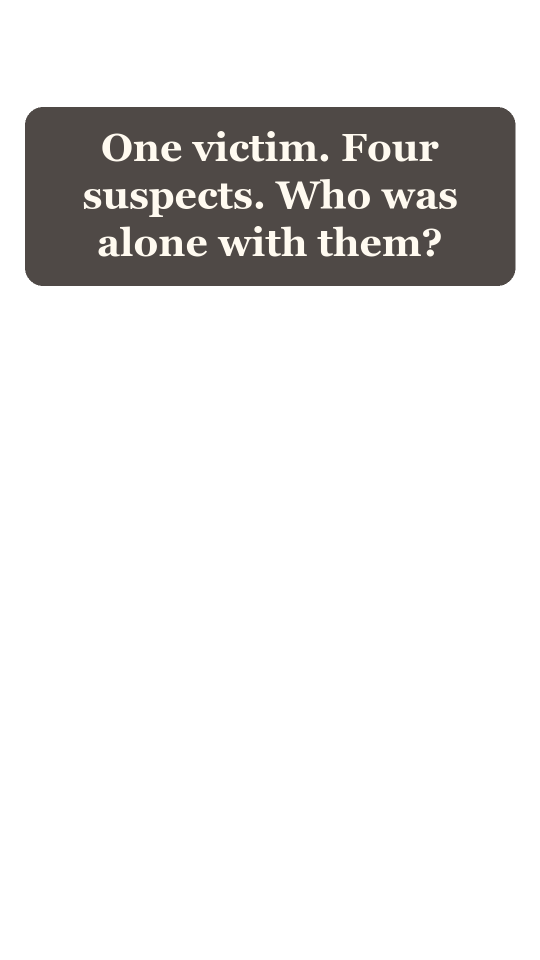
#> input picture store/social/cap-hook-en.png, 1080 x 1920 px (shown at 1/2 size)
$ python -i en_carrousel.py   (imports and definitions only)
#> lines starting #> are read from the running program, lines starting #| are printed output that depends on the picture
### store/social/week2.py
"""Builds week 2 for TikTok: 21 short "who is the killer?" riddle videos, three a day (8-14 Oct 2026).

Each video: hook in the first second, the floor plan and every statement on one screen, a countdown,
then "answer in the comments". The answer is never shown; it goes in tekst.txt to pin after 24 hours.
Needs the cases captured first: node store/social/capture.js 1:0 1:1 ...
    python3 store/social/week2.py
"""
import json, os, subprocess
from PIL import Image, ImageDraw, ImageFont
import geluid
W, H = 1080, 1920
GB = "/System/Library/Fonts/Supplemental/Georgia Bold.ttf"; GI = "/System/Library/Fonts/Supplemental/Georgia Italic.ttf"; GR = "/System/Library/Fonts/Supplemental/Georgia.ttf"
BG, CREAM, RED, GOLD, SOFT = (22, 13, 9), (250, 245, 239), (196, 62, 38), (232, 190, 120), (190, 170, 150)
F = lambda p, s: ImageFont.truetype(p, s)
OUT = "week2"

# [12 lines left out: functions wrap, center, not called in this run]

# Same order of three per day; the hook rotates so no two videos in a row open the same way.
HOOKS = ["Kun jij de dader vinden in {t} seconden?", "Ze spreken allemaal de waarheid. Wie was het?",
         "Lukt dit jou zonder te gokken?", "Eén van hen was alleen met het slachtoffer. Wie?",
         "Lees mee. Wie heeft het gedaan?", "{t} seconden. Eén dader. Jij?", "Speurneus? Bewijs het."]
SLOTS = ["12:00", "16:00", "21:00"]
DAYS = ["do 8 okt", "vr 9 okt", "za 10 okt", "zo 11 okt", "ma 12 okt", "di 13 okt", "wo 14 okt"]
CASES = ["c3-0", "c1-2", "c4-0", "c1-0", "c2-1", "c3-2", "c2-0", "c3-3", "c4-4", "c3-1", "c1-3", "c5-0",
         "c4-1", "c2-2", "c1-4", "c1-1", "c3-4", "c4-2", "c5-2", "c2-3", "c3-5"]

def board_box(src):
    """Bounding box of the dark frame around the floor plan, between the story and the suspect bar."""
    px = src.load(); bottom = next(y for y in range(330, src.height) if min(px[10, y]) > 250)
    mask = src.crop((0, 315, src.width, bottom)).convert("L").point(lambda v: 255 if v < 60 else 0)
    x0, y0, x1, y1 = mask.getbbox(); return (x0, 315 + y0, x1, 315 + y1)

# [51 lines left out: functions board_screen, end_screen, build, not called in this run]

# [4 lines that do not run on import are left out]

### store/social/en_carrousel.py
"""English photo carousels for Instagram, YouTube Shorts and TikTok, in the style of Enigmic's store pages:
light pastel background, one bold headline per slide with one coloured word, the real board large in the middle.
No AI image, so no AI label is needed. The answer goes in tekst.txt, never on a slide.
Needs English captures first:  LANG_CAPTURE=en node store/social/capture.js 3:0 1:2 ...
    python3 store/social/en_carrousel.py   (run from store/social)
"""
import json, os
from PIL import Image, ImageDraw, ImageFont
from week2 import CASES, board_box

W, H = 1080, 1920
AV = "/System/Library/Fonts/Avenir Next.ttc"
F = lambda size, idx=8: ImageFont.truetype(AV, size, index=idx)   # 8 = Heavy, 5 = Medium, 0 = Bold
INK, MUTED = (40, 34, 30), (110, 98, 90)
BGS = [(250, 240, 228), (240, 236, 252), (232, 242, 250), (236, 246, 232)]
ACCENTS = [(214, 92, 34), (126, 76, 214), (38, 108, 196), (40, 128, 70)]
LANG = os.environ.get("LANG_CAROUSEL", "en")   # en (default) or es:  LANG_CAROUSEL=es python3 en_carrousel.py
SRC, OUT = f"cases-{LANG}", LANG
T = {
 "en": dict(hooks=[("Can you find the", "culprit?"), ("Only one of them was", "alone."), ("Solve it without", "guessing."),
         ("Who did it? You have", "25 seconds."), ("Everyone tells the", "truth."), ("Think like a real", "detective."),
         ("Find the culprit with pure", "logic.")],
   suspects="suspects", read=("Read the", "clues"), rule="The culprit was the only one in the victim's room.",
   steps=("Place, eliminate,", "deduce"), who=("Who did it?", "Comment below"), tomorrow="Answer in the comments tomorrow.",
   free="96 free cases · App Store", caption="read the statements and put your answer in the comments.",
   tags="#mystery #logicpuzzle #whodunit #riddle #detective #puzzle #brainteaser #crimesudoku",
   answer="ANSWER (pin as a comment after 24 hours): {}. Play the full case in Crimson Ledger."),
 "es": dict(hooks=[("¿Puedes encontrar al", "culpable?"), ("Solo uno estaba a solas con la", "víctima."), ("Resuélvelo sin", "adivinar."),
         ("¿Quién fue? Tienes", "25 segundos."), ("Todos dicen la", "verdad."), ("Piensa como un verdadero", "detective."),
         ("Encuentra al culpable con pura", "lógica.")],
   suspects="sospechosos", read=("Lee las", "pistas"), rule="El culpable era el único en la sala de la víctima.",
   steps=("Coloca, descarta,", "deduce"), who=("¿Quién fue?", "Comenta abajo"), tomorrow="Respuesta mañana en los comentarios.",
   free="96 casos gratis · App Store", caption="lee las declaraciones y deja tu respuesta en los comentarios.",
   tags="#misterio #acertijo #detective #logica #puzzle #quienfue #enigma #sudoku",
   answer="RESPUESTA (fija como comentario tras 24 horas): {}. Juega el caso completo en Crimson Ledger."),
}[LANG]
HOOKS = T["hooks"]

# [35 lines left out: functions wrap, headline, badge, card, not called in this run]

def plan_crop(path):
#> called with path = 'cap-hook-en.png'
    src = Image.open(path).convert("RGB"); story = src.crop((0, 120, 1080, 315)); plan = src.crop(board_box(src))
#> after `src = Image.open(path).convert('RGB')`:
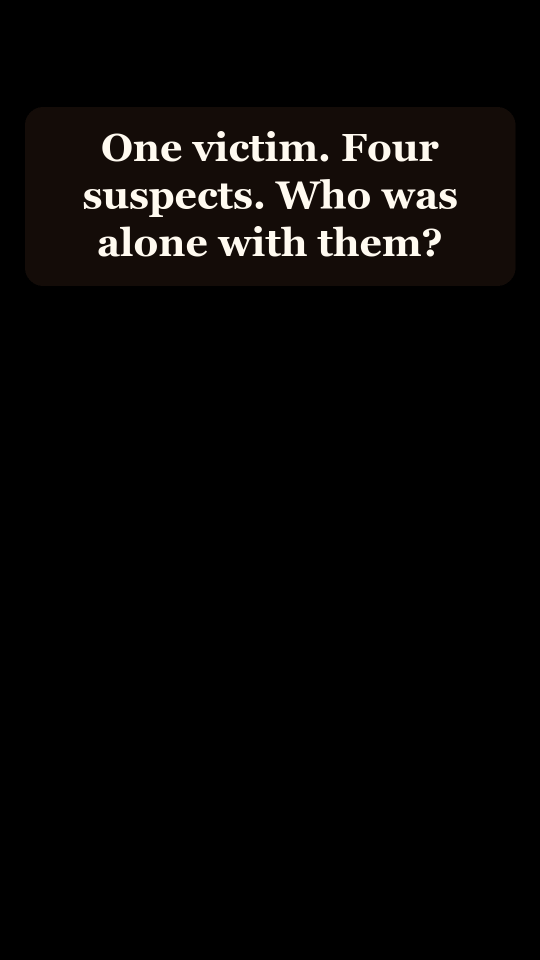
#> src: PIL image 1080x1920 RGB (shown at 1/2 size); mean R, G, B 8.1, 6.8, 6
#> after `story = src.crop((0, 120, 1080, 315))`:
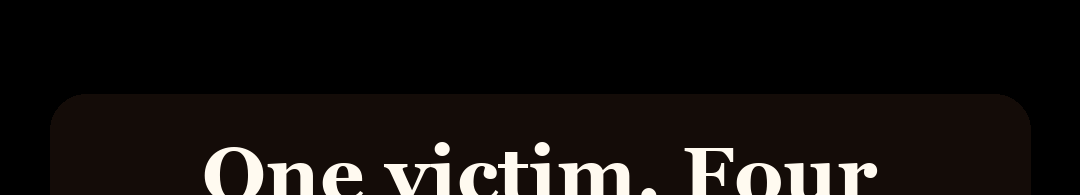
#> story: PIL image 1080x195 RGB; mean R, G, B 21.1, 17.5, 15.3
    both = Image.new("RGB", (1080, story.height + plan.height + 20), (245, 238, 228))
    both.paste(story, (0, 0)); both.paste(plan, ((1080 - plan.width) // 2, story.height + 20)); return both

# [35 lines left out: function build, not called in this run]

# [3 lines not run here, left out]

#> (the run stopped early here; a loop or call above may not have finished)

$ run again, on store/social/cap-play-en.png
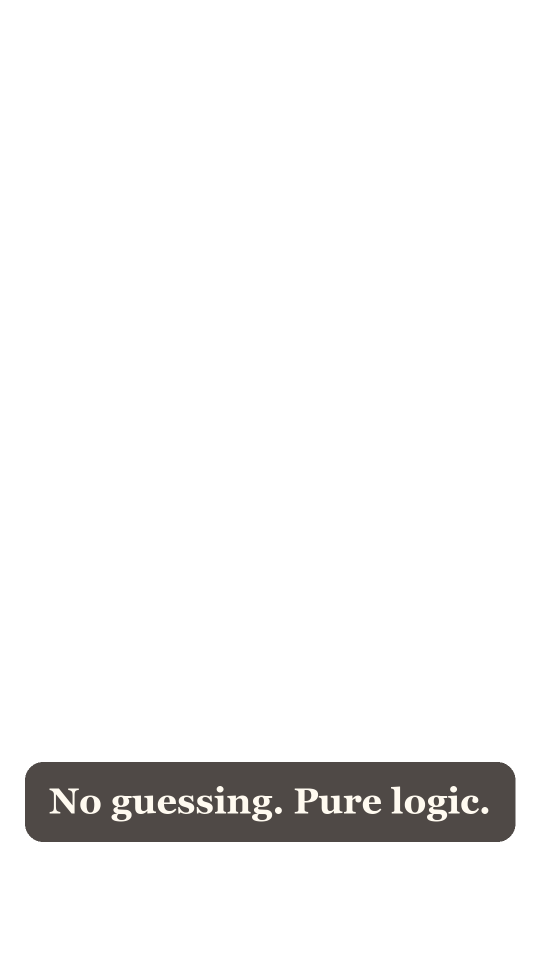
#> input picture store/social/cap-play-en.png, 1080 x 1920 px (shown at 1/2 size)
#> in plan_crop, `src = Image.open(path).convert('RGB')`:
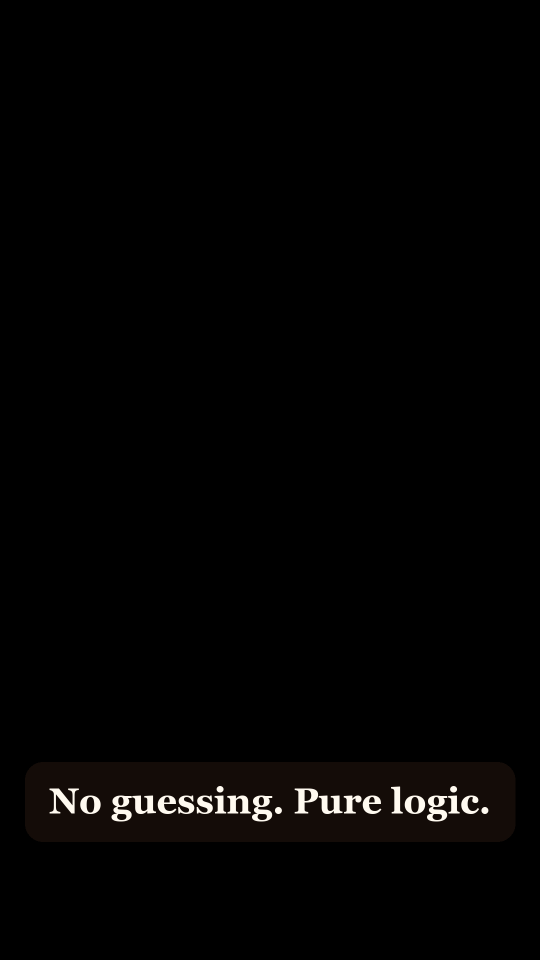
#> src: PIL image 1080x1920 RGB (shown at 1/2 size); mean R, G, B 3.4, 2.8, 2.5
#> story: PIL image 1080x195 RGB; every value is 0
